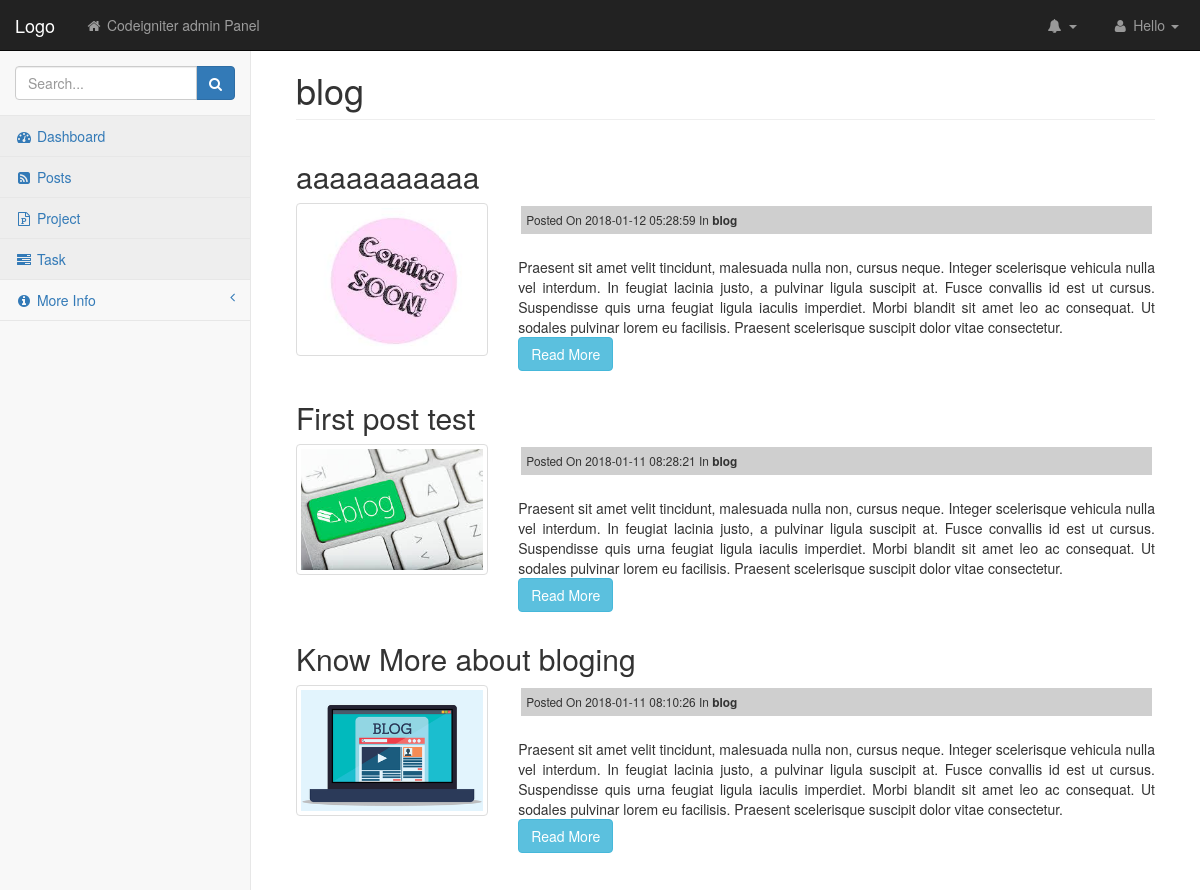
The app's page /categories/posts/5 with its own data.
### tables this page shows
CREATE TABLE `posts` (
  `id` int(11) NOT NULL,
  `user_id` int(11) NOT NULL,
  `title` varchar(255) NOT NULL,
  `slug` varchar(255) NOT NULL,
  `body` text NOT NULL,
  `post_image` varchar(255) NOT NULL,
  `created_on` timestamp NOT NULL DEFAULT CURRENT_TIMESTAMP,
  `categories_id` int(11) NOT NULL
);

CREATE TABLE `categories` (
  `id` int(11) NOT NULL,
  `user_id` int(11) NOT NULL,
  `name` varchar(255) NOT NULL,
  `body` text NOT NULL,
  `created_at` timestamp NOT NULL DEFAULT CURRENT_TIMESTAMP
);

### application/controllers/categories.php (called while the page is built, shortened)
<?php
  class Categories extends CI_Controller {
    public function posts($id){
      $data['title']    = $this->category_model->get_category($id)->name;
      $data['posts']    = $this->post_model->get_posts_by_category($id);
      $this->load->view('templates/header');
      $this->load->view('posts/index', $data);
      $this->load->view('templates/footer');
    }
  }

### index.php (called while the page is built, shortened)
<?php
require_once BASEPATH.'core/CodeIgniter.php';

### application/models/post_model.php (called while the page is built, shortened)
<?php
  class Post_model extends CI_model{
  public function get_posts_by_category($categories_id){
    $this->db->order_by('posts.id','DESC');
    $this->db->join('categories','categories.id = posts.categories_id');
    $query  = $this->db->get_where('posts',array(
      'categories_id'      => $categories_id
    ));
    return $query->result_array();
  }
 }

### application/views/posts/index.php (the view, shortened to what this page needs)
<div class="row">
    <div class="col-lg-12">
        <h1 class="page-header"><?= $title; ?></h1>
    </div>
</div>
<?php foreach($posts as $post): ?>
      <h2><?php echo $post['title']; ?></h2>
<div class="row">
  <div class="col-xs-3">
      <img src="<?php echo site_url(); ?>assets/images/posts/<?php echo $post['post_image'] ?>" class="img-thumbnail">
  </div>
  <div class="col-xs-9" style="text-align:justify">
    <small class="post-date">Posted On <?php echo $post['created_on']; ?> In <strong><?php echo $post['name']; ?></strong></small><br>
      <?php  echo word_limiter($post['body'],70); ?>
      <br>
      <p><a class="btn btn-info" href="<?php echo site_url('/posts/'.$post['slug']); ?>">Read More</a></p>
  </div>
</div>
<?php endforeach; ?>

### application/views/templates/header.php (shortened to what this page needs)
<!DOCTYPE html>
<html lang="en">
<head>
    <link href="<?php echo base_url(); ?>assets/css/bootstrap.min.css" rel="stylesheet">
    <link href="<?php echo base_url(); ?>assets/css/metisMenu.min.css" rel="stylesheet">
    <link href="<?php echo base_url(); ?>assets/css/timeline.css" rel="stylesheet">
    <link href="<?php echo base_url(); ?>assets/css/startmin.css" rel="stylesheet">
    <link href="<?php echo base_url(); ?>assets/css/morris.css" rel="stylesheet">
    <link href="<?php echo base_url(); ?>assets/css/custom.css" rel="stylesheet">
    <link href="<?php echo base_url(); ?>assets/css/font-awesome.min.css" rel="stylesheet" type="text/css">
</head>
<body>
<div id="wrapper">
    <nav class="navbar navbar-inverse navbar-fixed-top" role="navigation">
        <div class="navbar-header">
            <a class="navbar-brand" href="<?php echo base_url(); ?>">Logo</a>
        </div>
        <ul class="nav navbar-nav navbar-left navbar-top-links">
            <li><a href="<?php echo base_url(); ?>"><i class="fa fa-home fa-fw"></i> Codeigniter admin Panel</a></li>
        </ul>
        <ul class="nav navbar-right navbar-top-links">
            <li class="dropdown navbar-inverse">
                <a class="dropdown-toggle" data-toggle="dropdown" href="#">
                    <i class="fa fa-bell fa-fw"></i> <b class="caret"></b>
                </a>
            </li>
            <li class="dropdown">
                <a class="dropdown-toggle" data-toggle="dropdown" href="#">
                    <i class="fa fa-user fa-fw"></i> Hello
                     ?> <b class="caret"></b>
                </a>
            </li>
        </ul>
        <div class="navbar-default sidebar" role="navigation">
            <div class="sidebar-nav navbar-collapse">
                <ul class="nav" id="side-menu">
                    <li class="sidebar-search">
                        <div class="input-group custom-search-form">
                            <input type="text" class="form-control" placeholder="Search...">
                                <span class="input-group-btn">
                                    <button class="btn btn-primary" type="button">
                                        <i class="fa fa-search"></i>
                                    </button>
                                </span>
                        </div>
                    </li>
                    <li>
                        <a href="<?php echo base_url(); ?>home" class="active"><i class="fa fa-dashboard fa-fw"></i> Dashboard</a>
                    </li>
                    <li>
                        <a href="#" class="active"><i class="fa fa-rss-square fa-fw"></i> Posts</a>
                    </li>
                    <li>
                        <a href="#" class="active"><i class="fa fa-file-powerpoint-o fa-fw"></i> Project</a>
                    </li>
                    <li>
                        <a href="#" class="active"><i class="fa fa-tasks fa-fw"></i> Task</a>
                    </li>
                    <li>
                        <a href="#"><i class="fa fa-info-circle fa-fw"></i> More Info<span class="fa arrow"></span></a>
                    </li>
                </ul>
            </div>
        </div>
    </nav>
     <div id="page-wrapper">
        <div class="container-fluid">

### application/views/templates/footer.php (shortened to what this page needs)
        </div>
     </div>
    </div>
</body>
</html>

### assets/css/startmin.css (style rules this page uses)
body { background-color: #f8f8f8; }
#wrapper { width: 100%; }
#page-wrapper { padding: 30px 15px 0 15px; min-height: 568px; background-color: #fff; }
@media (min-width:768px) { #page-wrapper { position: inherit; margin-left: 250px; padding: 30px 30px 0 30px; border-left: 1px solid #e7e7e7; } }
.navbar-header { float: left; }
.navbar-left { float: left; }
.navbar-right { text-align: right; }
.navbar-top-links { margin: 0; }
.navbar-top-links li { display: inline-block; }
.navbar-top-links li:last-child { margin-right: 6px; }
.navbar-top-links li a { padding: 15px; min-height: 50px; }
.navbar-top-links>li>a { color: #999; }
.sidebar .sidebar-nav.navbar-collapse { padding-right: 0; padding-left: 0; }
.sidebar .sidebar-search { padding: 15px; }
.sidebar ul li { border-bottom: 1px solid #e7e7e7; }
.sidebar ul li a.active { background-color: #eee; }
.sidebar .arrow { float: right; }
.sidebar .fa.arrow:before { content: "\f104"; }
@media (min-width:768px) { .sidebar { z-index: 1; position: absolute; width: 250px; margin-top: 51px; } }

### assets/css/custom.css (style rules this page uses)
.post-date { background: rgb(207, 207, 207); padding: 5px; margin: 3px; display: block; }

### records on screen
posts: title "aaaaaaaaaaa", post_image (placeholder picture), created_on "2018-01-12 05:28:59", categories.name "blog", categories.body "Praesent sit amet velit tincidunt, malesuada nulla non, cursus neque. Integer scelerisque vehicula nulla vel interdum. In feugiat lacinia justo, a pulvinar ligula suscipit at. Fusce convallis id est ut cursus. Suspendisse quis urna feugiat ligula iaculis imperdiet. Morbi blandit sit amet leo ac consequat. Ut sodales pulvinar lorem eu facilisis. Praesent scelerisque suscipit dolor vitae consectetur."
posts: title "First post test", post_image (picture), created_on "2018-01-11 08:28:21", categories.name "blog", categories.body "Praesent sit amet velit tincidunt, malesuada nulla non, cursus neque. Integer scelerisque vehicula nulla vel interdum. In feugiat lacinia justo, a pulvinar ligula suscipit at. Fusce convallis id est ut cursus. Suspendisse quis urna feugiat ligula iaculis imperdiet. Morbi blandit sit amet leo ac consequat. Ut sodales pulvinar lorem eu facilisis. Praesent scelerisque suscipit dolor vitae consectetur."
posts: title "Know More about bloging", post_image (picture), created_on "2018-01-11 08:10:26", categories.name "blog", categories.body "Praesent sit amet velit tincidunt, malesuada nulla non, cursus neque. Integer scelerisque vehicula nulla vel interdum. In feugiat lacinia justo, a pulvinar ligula suscipit at. Fusce convallis id est ut cursus. Suspendisse quis urna feugiat ligula iaculis imperdiet. Morbi blandit sit amet leo ac consequat. Ut sodales pulvinar lorem eu facilisis. Praesent scelerisque suscipit dolor vitae consectetur."

### other values on screen
$title "blog"
